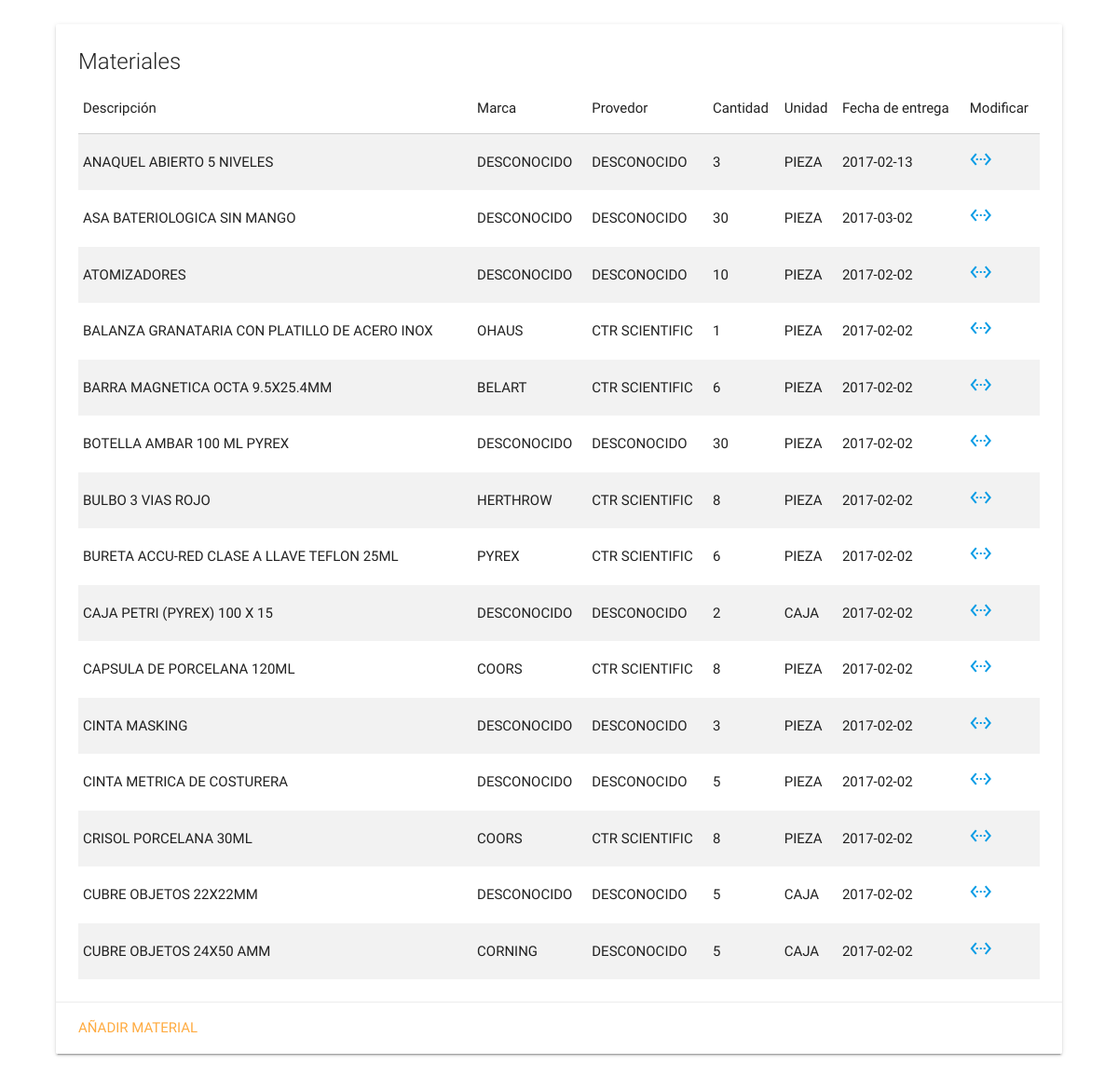
Before: /paginas/tabla_material_admin.php?upload=1 (signed in) with the older database file.
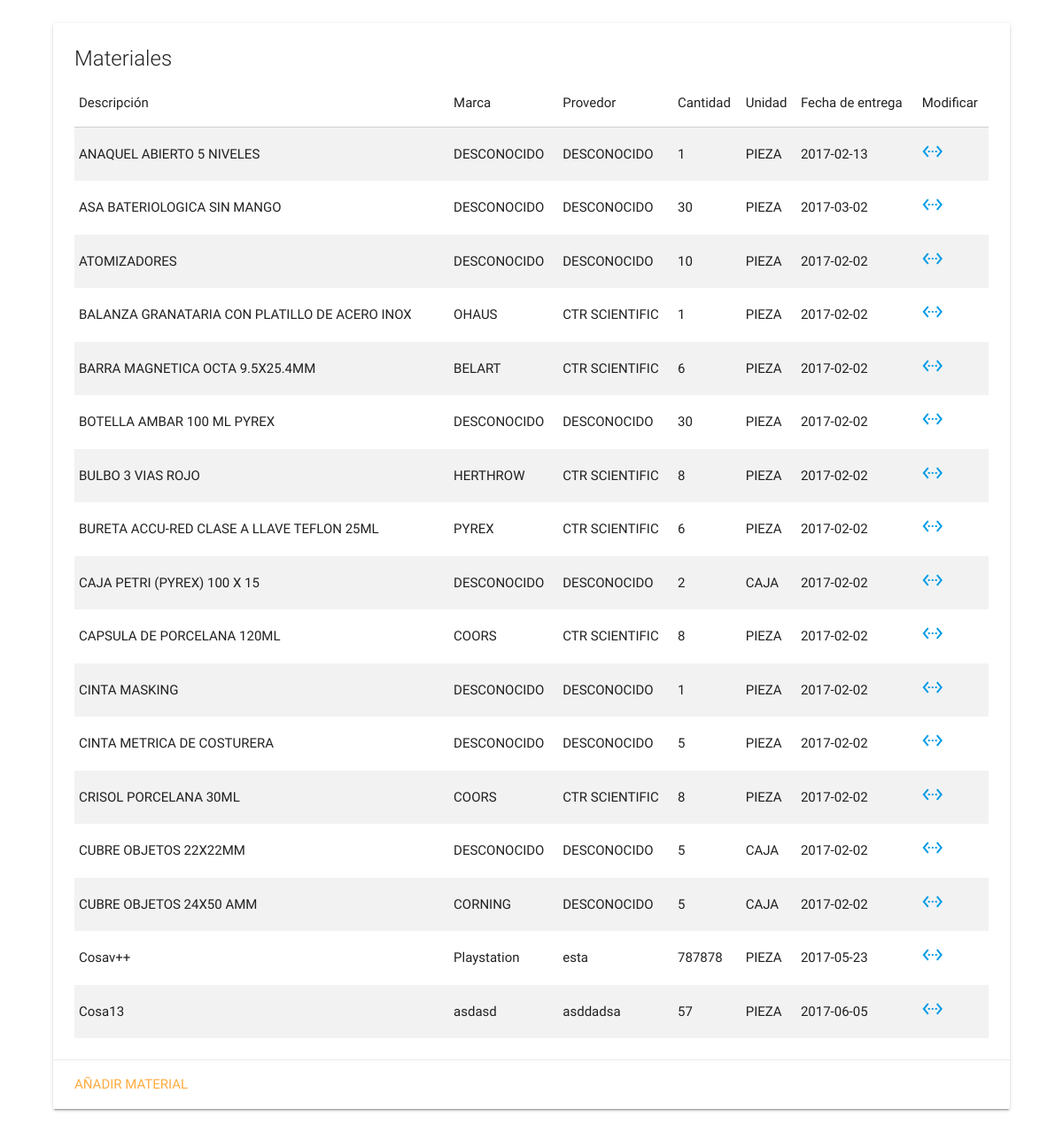
After: the same page with the newer database file.
### tables this page shows
CREATE TABLE `material` (
  `ID_MATERIAL` int(50) NOT NULL,
  `USUARIO_ADMIN` varchar(50) NOT NULL,
  `DESCRIPCION` mediumtext NOT NULL,
  `MARCA` varchar(50) NOT NULL,
  `PROVEDOR` varchar(50) NOT NULL,
  `CANTIDAD` varchar(10) NOT NULL,
  `UNIDAD` varchar(50) NOT NULL,
  `FECHA_ENTREGA` date NOT NULL,
  `FECHA_ACTUALIZACION` date NOT NULL,
  `OBSERVACIONES` mediumtext
);

### paginas/tabla_material_admin.php (the view, shortened to what this page needs)
<!DOCTYPE html>
<html>
  <head>
  </head>
  <body>
    <div style="width:90%;margin: 26px auto;">
      <div class="card">
				<div class="card-content">
				<span class='card-title'>Materiales</span>
        <?php
          include '../conexion.php';
          mysqli_query($conect,"SET NAMES 'utf8'");
          $consulta = "SELECT ID_MATERIAL, DESCRIPCION, MARCA, PROVEDOR, CANTIDAD, UNIDAD, FECHA_ENTREGA FROM material";
          $consulta = mysqli_query($conect, $consulta);
          echo "<table class='striped responsive-table' border='1px'>
                  <thead>
                    <tr>
                      <td>Descripción</td>
                      <td>Marca</td>
                      <td>Provedor</td>
                      <td>Cantidad</td>
                      <td>Unidad</td>
                      <td>Fecha de entrega</td>
                      <td>Modificar</td>
                    </tr>
                  </thead>";
          while ($result = mysqli_fetch_array($consulta, MYSQLI_BOTH)) {
            echo "<tr>
                    <td>".$result[1]."</td>
                    <td>".$result[2]."</td>
                    <td>".$result[3]."</td>
                    <td>".$result[4]."</td>
                    <td>".$result[5]."</td>
                    <td>".$result[6]."</td>
                    <td><a href='modificar_material_admin.php?id=".$result[0]."'><i class='material-icons'>settings_ethernet</i></a></td>
                  </tr>";
          }
          echo "</table>";
        ?>
      </div>
			<div class="card-action">
			 <a href="agregar_material_admin.php">Añadir material</a>
			</div>
		</div>
    </div>
  </body>
</html>

Changed rows visible on the page:
changed material "ANAQUEL ABIERTO 5 NIVELES": CANTIDAD "3" → "1"
changed material "CINTA MASKING": CANTIDAD "3" → "1"
added material: DESCRIPCION "Cosav++", MARCA "Playstation", PROVEDOR "esta", CANTIDAD "787878", UNIDAD "PIEZA", FECHA_ENTREGA "2017-05-23"
added material: DESCRIPCION "Cosa13", MARCA "asdasd", PROVEDOR "asddadsa", CANTIDAD "57", UNIDAD "PIEZA", FECHA_ENTREGA "2017-06-05"
